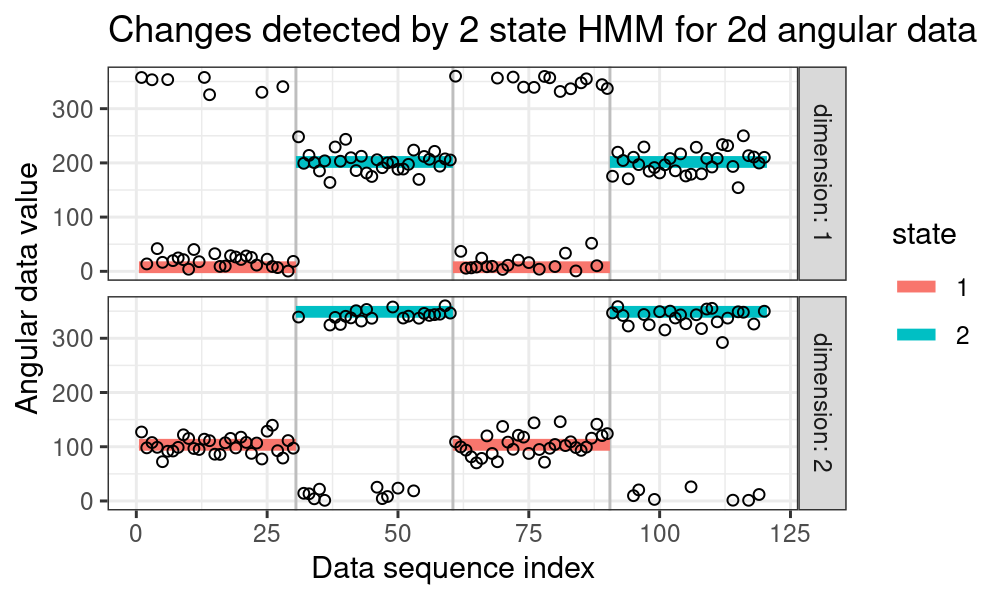

The R source for this figure:
library(data.table)
library(ggplot2)
max.angle <- 360
seg <- function(state.i, n.data=30){
  data.table(state.i, n.data)
}
seg.dt <- rbind(
  seg(1),
  seg(2),
  seg(1),
  seg(2))
params <- function(p1, p2){
  data.table(p1, p2)
}
param.dt <- rbind(
  params(10, 100),
  params(200, 350))
set.seed(1)
data.dt.list <- list()
for(seg.i in 1:nrow(seg.dt)){
  seg.row <- seg.dt[seg.i]
  for(dimension in 1:2){
    param.row <- param.dt[seg.row$state.i]
    param <- param.row[[dimension]]
    data.vec <- rnorm(seg.row$n.data, param, 20)
    data.dt.list[[paste(seg.i, dimension)]] <- data.table(
      seg.i, dimension, param.name=names(param.row)[[dimension]],
      angle=data.vec %% max.angle)
  }
}
data.dt <- rbindlist(data.dt.list)[
, data.i := 1:.N, by=dimension
][]
ggplot()+
  geom_point(aes(
    data.i, angle),
    shape=1,
    data=data.dt)+
  facet_grid(dimension ~ ., labeller=label_both)

data.wide <- dcast(data.dt, data.i + seg.i ~ param.name, value.var="angle")
ggplot()+
  geom_point(aes(
    p1, p2),
    shape=1,
    data=data.wide)+
  facet_grid(. ~ seg.i, labeller=label_both)+
  coord_equal()

n.states <- 2
log.A.mat <- log(matrix(1/n.states, n.states, n.states))
y.mat <- as.matrix(data.wide[, .(p1,p2)])
mean.mat <- y.mat[1:n.states,]
N.data <- nrow(y.mat)
## Need to compute emission whenever parameters are updated.
check_angle <- function(x){
  stopifnot(0 <= x & x < max.angle)
}
geodesic_dist <- function(data.vec, param.vec){
  check_angle(data.vec)
  check_angle(param.vec)
  d <- abs(data.vec-param.vec)
  ifelse(d>max.angle/2, max.angle-d, d)
}
emission <- function(){
  e.mat <- matrix(NA, nrow(y.mat), n.states)
  for(state.i in 1:nrow(mean.mat)){
    mean.vec <- mean.mat[state.i,]
    mean.rep <- matrix(mean.vec, N.data, ncol(mean.mat), byrow=TRUE)
    stopifnot(identical(dim(y.mat),dim(mean.rep)))
    dist.mat <- geodesic_dist(y.mat, mean.rep)
    e.mat[,state.i] <- apply(dist.mat, 1, sum)
  }
  -e.mat
}
log.emission.mat <- emission()
log.pi.vec <- log(rep(1/n.states, n.states))
prob.dt.list <- list()
lik.dt.list <- list()
trans.dt.list <- list()
mean.dt.list <- list()
viterbi.dt.list <- list()
prior.dt.list <- list()
done <- FALSE
prev.log.lik <- -Inf
iteration <- 1
while(!done){
  fwd.list <- plotHMM::forward_interface(
    log.emission.mat, log.A.mat, log.pi.vec)
  log.alpha.mat <- fwd.list[["log_alpha"]]
  log.beta.mat <- plotHMM::backward_interface(log.emission.mat, log.A.mat)
  log.gamma.mat <- plotHMM::multiply_interface(log.alpha.mat, log.beta.mat)
  prob.mat <- exp(log.gamma.mat)
  log.xi.array <- plotHMM::pairwise_interface(
    log.emission.mat, log.A.mat, log.alpha.mat, log.beta.mat)
  ## update rules. could use https://en.wikipedia.org/wiki/Von_Mises_distribution#Estimation_of_parameters
  ## mean below comes from https://en.wikipedia.org/wiki/Circular_mean#Definition
  (log.pi.vec <- log.gamma.mat[1,])
  for(dimension in 1:ncol(mean.mat)){
    angle.vec <- y.mat[,dimension]
    atan2.args <- list()
    trig.list <- list(y=sin,x=cos)
    for(fun.name in names(trig.list)){
      fun <- trig.list[[fun.name]]
      radian.vec <- 2*pi*angle.vec/max.angle
      atan2.args[[fun.name]] <- colSums(
        fun(radian.vec)*prob.mat
      )/colSums(prob.mat)
    }
    new.angles <- max.angle*do.call(atan2, atan2.args)/(2*pi)
    mean.mat[,dimension] <- new.angles %% max.angle
  }
  log.A.mat <- plotHMM::transition_interface(
    log.gamma.mat[-N.data,], log.xi.array)
  ## M step done, now store stuff to plot.
  log.emission.mat <- emission()
  print(log.lik <- fwd.list[["log_lik"]])
  viterbi.result <- plotHMM::viterbi_interface(
    log.emission.mat, log.A.mat, log.pi.vec)
  viterbi.dt.list[[iteration]] <- data.table(
    iteration,
    data.i=1:N.data,
    state=factor(viterbi.result[["state_seq"]]))
  if(FALSE){
    trans.dt.list[[iteration]] <- data.table(
      iteration,
      prob=as.numeric(exp(log.A.mat)),
      from.state=as.integer(row(log.A.mat)),
      to.state=as.integer(col(log.A.mat)))
    prior.dt.list[[iteration]] <- data.table(
      iteration,
      state=1:n.states,
      prob=exp(log.pi.vec))
    lik.dt.list[[iteration]] <- data.table(
      iteration,
      log.lik)
    mean.dt.list[[iteration]] <- data.table(
      iteration,
      state=factor(seq_along(mean.vec)),
      sd=sd.param,
      mean=mean.vec)
    prob.dt.list[[iteration]] <- data.table(
      iteration,
      prob=as.numeric(prob.mat),
      data.i=as.integer(row(prob.mat)),
      state=factor(as.integer(col(prob.mat))))
  }
  iteration <- iteration+1
  if(log.lik <= prev.log.lik){
    done <- TRUE
  }
  prev.log.lik <- log.lik
}
viterbi.dt <- do.call(rbind, viterbi.dt.list)
prob.dt <- do.call(rbind, prob.dt.list)
mean.dt <- do.call(rbind, mean.dt.list)
trans.dt <- do.call(rbind, trans.dt.list)
prior.dt <- do.call(rbind, prior.dt.list)
lik.dt <- do.call(rbind, lik.dt.list)

best.states <- viterbi.dt[iteration==max(iteration)]
rlist <- rle(as.integer(best.states$state))
infer.seg.dt <- with(rlist, data.table(
  state.i=values, n.data=lengths
))[
, end := cumsum(n.data)+0.5
][
, start := end-n.data
][]
infer.param.dt <- data.table(
  param=as.numeric(mean.mat),
  state.i=as.integer(row(mean.mat)),
  dimension=as.integer(col(mean.mat)))
seg.param.dt <- infer.seg.dt[
  infer.param.dt, on="state.i"
][
, state := factor(state.i)
][]
gg <- ggplot()+
  ggtitle("Changes detected by 2 state HMM for 2d angular data")+
  theme_bw()+
  geom_vline(aes(
    xintercept=start),
    color="grey",
    data=infer.seg.dt[-1])+
  geom_segment(aes(
    start, param,
    xend=end, yend=param,
    color=state),
    size=2,
    data=seg.param.dt)+
  geom_point(aes(
    data.i, angle),
    shape=1,
    data=data.dt)+
  facet_grid(dimension ~ ., labeller=label_both)+
  scale_x_continuous(
    "Data sequence index")+
  scale_y_continuous(
    "Angular data value")
png('figure-2d-hmm.png', width=5, height=3, units="in", res=200)
print(gg)
dev.off()
